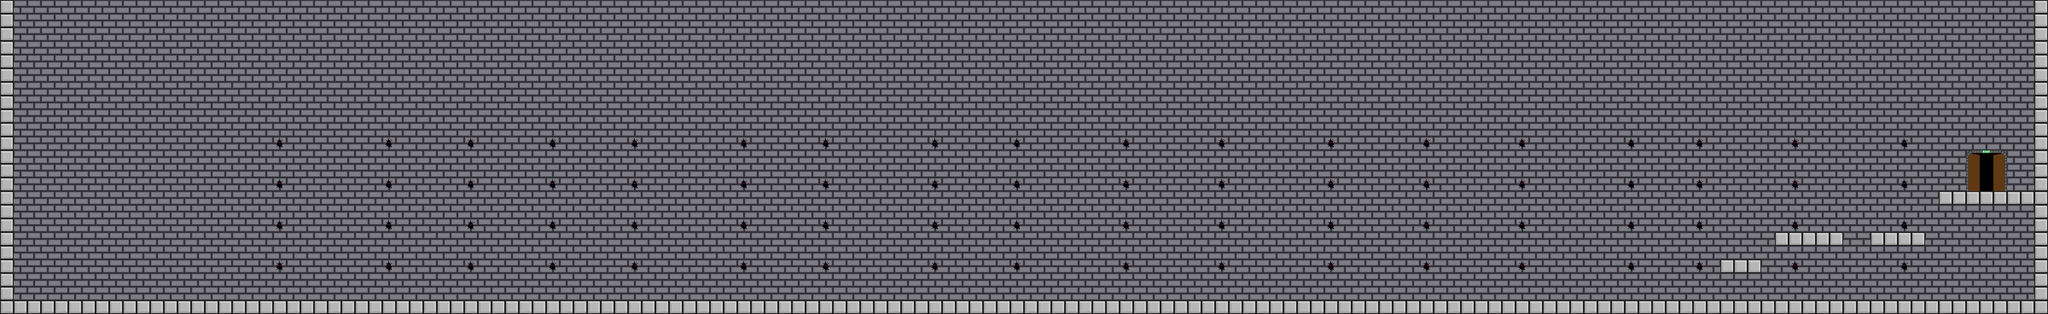

This is a level from a 2D game, rendered from its Tiled map with the project's own tilesets. A one-line summary and the map file follow, with tile-layer data summarised:
An orthogonal 150x23 tile map with 32x32 px tiles, 5 tile layers (background, background lighting, ground, noncollidable, ...) and 74 objects (72x bat, player, end).

<map version="1.0" orientation="orthogonal" width="150" height="23" tilewidth="32" tileheight="32">
 <tileset firstgid="1" name="KS Tiles" tilewidth="32" tileheight="32" spacing="2" margin="1">
  <image source="../art/tiles/tileset/tileset1.png" width="272" height="238" />
 </tileset>
 <layer name="background" width="150" height="23">
  <data>[3450 cells, 3443 non-empty, 2 distinct tile ids]</data>
 </layer>
 <layer name="background lighting" width="150" height="23">
  <data>[3450 cells, 3450 non-empty, 1 distinct tile ids]</data>
 </layer>
 <layer name="ground" width="150" height="23">
  <data>[3450 cells, 213 non-empty, 1 distinct tile ids]</data>
 </layer>
 <layer name="noncollidable" width="150" height="23">
  <data>[3450 cells, 9 non-empty, 6 distinct tile ids]</data>
 </layer>
 <layer name="spikes" width="150" height="23">
  <data>[3450 cells, 0 non-empty, 0 distinct tile ids]</data>
 </layer>
 <objectgroup name="spawns" width="150" height="23">
  <object name="player" type="player" gid="1" x="72" y="666" />
  <object name="end" type="end" gid="2" x="4640" y="418" />
  <object name="bat" type="bat" gid="4" x="640" y="351" />
  <object name="bat" type="bat" gid="4" x="640" y="446" />
  <object name="bat" type="bat" gid="4" x="639" y="544" />
  <object name="bat" type="bat" gid="4" x="640" y="639" />
  <object name="bat" type="bat" gid="4" x="896" y="351" />
  <object name="bat" type="bat" gid="4" x="1281" y="352" />
  <object name="bat" type="bat" gid="4" x="1088" y="545" />
  <object name="bat" type="bat" gid="4" x="1089" y="447" />
  <object name="bat" type="bat" gid="4" x="1089" y="640" />
  <object name="bat" type="bat" gid="4" x="1089" y="352" />
  <object name="bat" type="bat" gid="4" x="894" y="543" />
  <object name="bat" type="bat" gid="4" x="895" y="638" />
  <object name="bat" type="bat" gid="4" x="895" y="445" />
  <object name="bat" type="bat" gid="4" x="1280" y="543" />
  <object name="bat" type="bat" gid="4" x="1279" y="640" />
  <object name="bat" type="bat" gid="4" x="1279" y="448" />
  <object name="bat" type="bat" gid="4" x="1473" y="544" />
  <object name="bat" type="bat" gid="4" x="1472" y="639" />
  <object name="bat" type="bat" gid="4" x="1728" y="447" />
  <object name="bat" type="bat" gid="4" x="1472" y="447" />
  <object name="bat" type="bat" gid="4" x="1728" y="352" />
  <object name="bat" type="bat" gid="4" x="1728" y="639" />
  <object name="bat" type="bat" gid="4" x="1728" y="543" />
  <object name="bat" type="bat" gid="4" x="1474" y="352" />
  <object name="bat" type="bat" gid="4" x="1920" y="545" />
  <object name="bat" type="bat" gid="4" x="1921" y="640" />
  <object name="bat" type="bat" gid="4" x="2175" y="446" />
  <object name="bat" type="bat" gid="4" x="1921" y="447" />
  <object name="bat" type="bat" gid="4" x="2177" y="352" />
  <object name="bat" type="bat" gid="4" x="2175" y="639" />
  <object name="bat" type="bat" gid="4" x="2174" y="544" />
  <object name="bat" type="bat" gid="4" x="1921" y="352" />
  <object name="bat" type="bat" gid="4" x="2368" y="544" />
  <object name="bat" type="bat" gid="4" x="2369" y="639" />
  <object name="bat" type="bat" gid="4" x="2623" y="445" />
  <object name="bat" type="bat" gid="4" x="2369" y="446" />
  <object name="bat" type="bat" gid="4" x="2625" y="351" />
  <object name="bat" type="bat" gid="4" x="2623" y="638" />
  <object name="bat" type="bat" gid="4" x="2622" y="543" />
  <object name="bat" type="bat" gid="4" x="2369" y="351" />
  <object name="bat" type="bat" gid="4" x="2849" y="544" />
  <object name="bat" type="bat" gid="4" x="2850" y="639" />
  <object name="bat" type="bat" gid="4" x="3104" y="445" />
  <object name="bat" type="bat" gid="4" x="2850" y="446" />
  <object name="bat" type="bat" gid="4" x="3106" y="351" />
  <object name="bat" type="bat" gid="4" x="3104" y="638" />
  <object name="bat" type="bat" gid="4" x="3103" y="543" />
  <object name="bat" type="bat" gid="4" x="2850" y="351" />
  <object name="bat" type="bat" gid="4" x="3810" y="351" />
  <object name="bat" type="bat" gid="4" x="3327" y="638" />
  <object name="bat" type="bat" gid="4" x="3808" y="638" />
  <object name="bat" type="bat" gid="4" x="3554" y="446" />
  <object name="bat" type="bat" gid="4" x="3327" y="445" />
  <object name="bat" type="bat" gid="4" x="3807" y="543" />
  <object name="bat" type="bat" gid="4" x="3554" y="639" />
  <object name="bat" type="bat" gid="4" x="3554" y="351" />
  <object name="bat" type="bat" gid="4" x="3553" y="544" />
  <object name="bat" type="bat" gid="4" x="3808" y="445" />
  <object name="bat" type="bat" gid="4" x="3329" y="351" />
  <object name="bat" type="bat" gid="4" x="3326" y="543" />
  <object name="bat" type="bat" gid="4" x="4191" y="545" />
  <object name="bat" type="bat" gid="4" x="4448" y="352" />
  <object name="bat" type="bat" gid="4" x="4192" y="352" />
  <object name="bat" type="bat" gid="4" x="4446" y="446" />
  <object name="bat" type="bat" gid="4" x="3967" y="352" />
  <object name="bat" type="bat" gid="4" x="3968" y="544" />
  <object name="bat" type="bat" gid="4" x="3969" y="641" />
  <object name="bat" type="bat" gid="4" x="4445" y="544" />
  <object name="bat" type="bat" gid="4" x="4192" y="640" />
  <object name="bat" type="bat" gid="4" x="4446" y="639" />
  <object name="bat" type="bat" gid="4" x="4192" y="447" />
  <object name="bat" type="bat" gid="4" x="3968" y="449" />
 </objectgroup>
</map>
